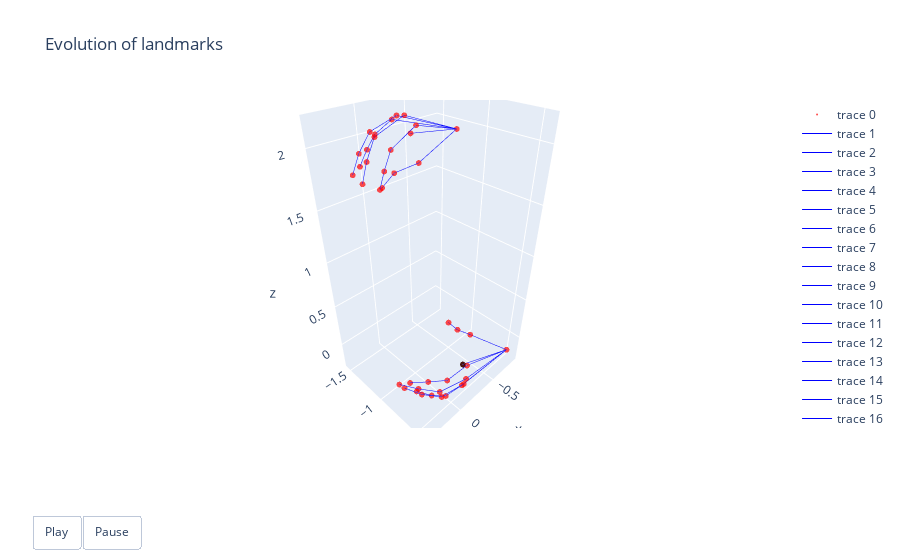

Notebook code for this chart:
### Code cell
import plotly.graph_objects as go

n=35

# Create the initial 3D scatter plot
fig = go.Figure(
    data=[
        go.Scatter3d(
            x=landmarks[n][:, 0],
            y=landmarks[n][:, 1],
            z=landmarks[n][:, 2],
            mode='markers',
            marker=dict(size=2, color="red", opacity=0.7)
        )]+[
        go.Scatter3d(
                    x=[landmarks[n][i, 0], landmarks[n][j, 0]],
                    y=[landmarks[n][i, 1], landmarks[n][j, 1]],
                    z=[landmarks[n][i, 2], landmarks[n][j, 2]],
                    mode='lines',
                    line=dict(color='blue', width=1),
                ) for i, j in A  # Adjacency matrix updates per frame
    ]+[
        go.Scatter3d(
            x=landmarks[n][20:21, 0],
            y=landmarks[n][20:21, 1],
            z=landmarks[n][20:21, 2],
            mode='markers',
            marker=dict(size=2, color="black", opacity=0.7)
        )],
    layout=go.Layout(
        title="Evolution of landmarks",
        # scene=dict(
        #     xaxis=dict(range=[-3, 3]),  # Set appropriate axis ranges
        #     yaxis=dict(range=[-3, 3]),
        #     zaxis=dict(range=[-3, 3]),
        #     aspectmode="cube"  # Ensures equal scaling for all axes
        # ),
        updatemenus=[{
            "buttons": [
                {"args": [None, {"frame": {"duration": 500, "redraw": True}, "fromcurrent": True}],
                 "label": "Play",
                 "method": "animate"},
                {"args": [[None], {"frame": {"duration": 0, "redraw": True}, "mode": "immediate"}],
                 "label": "Pause",
                 "method": "animate"}
            ],
            "direction": "left",
            "pad": {"r": 10, "t": 87},
            "showactive": False,
            "type": "buttons",
            "x": 0.1,
            "xanchor": "right",
            "y": 0,
            "yanchor": "top"
        }]
    ),
    frames=[
        go.Frame(
            data=[
                go.Scatter3d(
                    x=landmarks[t][:, 0],
                    y=landmarks[t][:, 1],
                    z=landmarks[t][:, 2],
                    mode='markers',
                    marker=dict(size=2, color="red", opacity=0.7)
                )
            ] + [
                go.Scatter3d(
                    x=[landmarks[t][i, 0], landmarks[t][j, 0]],
                    y=[landmarks[t][i, 1], landmarks[t][j, 1]],
                    z=[landmarks[t][i, 2], landmarks[t][j, 2]],
                    mode='lines',
                    line=dict(color='blue', width=1),
                ) for i, j in A  # Adjacency matrix updates per frame
            ] + [
                go.Scatter3d(
                    x=landmarks[t][20:21, 0],
                    y=landmarks[t][20:21, 1],
                    z=landmarks[t][20:21, 2],
                    mode='markers',
                    marker=dict(size=2, color="red", opacity=0.7)
                )
            ],
            name=f"Frame {n+t}"
        ) for t in range(n, len(landmarks))
    ]
)

# Show the animated plot
fig.show()

### Figure 1 — Plotly figure (JSON) as saved in the notebook; plotly's stock layout.template omitted (floating-point values rounded to 4 significant figures)
{"data": [{"marker": {"color": "red", "opacity": 0.7, "size": 2}, "mode": "markers", "type": "scatter3d", "x": [-0.09622, 0.3958, 0.4125, 0.3566, 0.236, -0.7453, -0.3559, -0.192, -0.12, 0.1392, 0.276, -0.09893, 0.189, 0.3133, -0.1246, 0.1395, 0.2683, -0.1777, 0.03183, 0.1395, -0.1948, 0.05796, 0.08385, 0.1696, 0.19, 0.07639, -0.8511, -0.32, -0.09425, -0.2185, -0.002925, 0.05278, -0.2368, 0.03597, 0.1181, -0.2739, -0.01817, 0.102, -0.3268, -0.1302, -0.02933, -0.2872], "y": [-0.6513, -0.6236, -0.7498, -0.7511, -0.7239, -0.4215, -0.604, -0.6266, -0.4344, -0.4342, -0.5278, -0.4169, -0.4723, -0.6121, -0.4589, -0.4955, -0.6182, -0.5222, -0.5407, -0.6237, -0.5404, -1.243, -1.238, -1.336, -1.424, -1.482, -1.304, -1.23, -1.272, -1.143, -1.184, -1.208, -1.289, -1.316, -1.328, -1.423, -1.443, -1.44, -1.548, -1.53, -1.515, -1.281], "z": [0.5598, 0.2145, 0.09404, -0.007467, -0.1432, -0.1051, 0.2601, 0.4228, 0.1626, 0.1867, 0.206, 0.01165, 0.04132, 0.06902, -0.1224, -0.09877, -0.05822, -0.2475, -0.2322, -0.2011, 0.02624, 1.679, 1.673, 1.715, 1.768, 1.788, 1.925, 1.779, 1.746, 2.116, 1.976, 1.821, 2.157, 2.049, 1.879, 2.123, 2.047, 1.91, 2.059, 1.985, 1.89, 2.013]}, {"line": {"color": "blue", "width": 1}, "mode": "lines", "type": "scatter3d", "x": [0.236, 0.1395], "y": [-0.7239, -0.6237], "z": [-0.1432, -0.2011]}, {"line": {"color": "blue", "width": 1}, "mode": "lines", "type": "scatter3d", "x": [0.3566, 0.2683], "y": [-0.7511, -0.6182], "z": [-0.007467, -0.05822]}, {"line": {"color": "blue", "width": 1}, "mode": "lines", "type": "scatter3d", "x": [0.4125, 0.3133], "y": [-0.7498, -0.6121], "z": [0.09404, 0.06902]}, {"line": {"color": "blue", "width": 1}, "mode": "lines", "type": "scatter3d", "x": [0.3958, 0.276], "y": [-0.6236, -0.5278], "z": [0.2145, 0.206]}, {"line": {"color": "blue", "width": 1}, "mode": "lines", "type": "scatter3d", "x": [0.1395, 0.03183], "y": [-0.6237, -0.5407], "z": [-0.2011, -0.2322]}, {"line": {"color": "blue", "width": 1}, "mode": "lines", "type": "scatter3d", "x": [0.2683, 0.1395], "y": [-0.6182, -0.4955], "z": [-0.05822, -0.09877]}, {"line": {"color": "blue", "width": 1}, "mode": "lines", "type": "scatter3d", "x": [0.3133, 0.189], "y": [-0.6121, -0.4723], "z": [0.06902, 0.04132]}, {"line": {"color": "blue", "width": 1}, "mode": "lines", "type": "scatter3d", "x": [0.276, 0.1392], "y": [-0.5278, -0.4342], "z": [0.206, 0.1867]}, {"line": {"color": "blue", "width": 1}, "mode": "lines", "type": "scatter3d", "x": [0.03183, -0.1777], "y": [-0.5407, -0.5222], "z": [-0.2322, -0.2475]}, {"line": {"color": "blue", "width": 1}, "mode": "lines", "type": "scatter3d", "x": [0.1395, -0.1246], "y": [-0.4955, -0.4589], "z": [-0.09877, -0.1224]}, {"line": {"color": "blue", "width": 1}, "mode": "lines", "type": "scatter3d", "x": [0.189, -0.09893], "y": [-0.4723, -0.4169], "z": [0.04132, 0.01165]}, {"line": {"color": "blue", "width": 1}, "mode": "lines", "type": "scatter3d", "x": [0.1392, -0.12], "y": [-0.4342, -0.4344], "z": [0.1867, 0.1626]}, {"line": {"color": "blue", "width": 1}, "mode": "lines", "type": "scatter3d", "x": [-0.1777, -0.7453], "y": [-0.5222, -0.4215], "z": [-0.2475, -0.1051]}, {"line": {"color": "blue", "width": 1}, "mode": "lines", "type": "scatter3d", "x": [-0.1246, -0.7453], "y": [-0.4589, -0.4215], "z": [-0.1224, -0.1051]}, {"line": {"color": "blue", "width": 1}, "mode": "lines", "type": "scatter3d", "x": [-0.09893, -0.7453], "y": [-0.4169, -0.4215], "z": [0.01165, -0.1051]}, {"line": {"color": "blue", "width": 1}, "mode": "lines", "type": "scatter3d", "x": [-0.12, -0.7453], "y": [-0.4344, -0.4215], "z": [0.1626, -0.1051]}, {"line": {"color": "blue", "width": 1}, "mode": "lines", "type": "scatter3d", "x": [-0.09622, -0.192], "y": [-0.6513, -0.6266], "z": [0.5598, 0.4228]}, {"line": {"color": "blue", "width": 1}, "mode": "lines", "type": "scatter3d", "x": [-0.192, -0.3559], "y": [-0.6266, -0.604], "z": [0.4228, 0.2601]}, {"line": {"color": "blue", "width": 1}, "mode": "lines", "type": "scatter3d", "x": [-0.3559, -0.7453], "y": [-0.604, -0.4215], "z": [0.2601, -0.1051]}, {"line": {"color": "blue", "width": 1}, "mode": "lines", "type": "scatter3d", "x": [-0.1948, -0.7453], "y": [-0.5404, -0.4215], "z": [0.02624, -0.1051]}, {"line": {"color": "blue", "width": 1}, "mode": "lines", "type": "scatter3d", "x": [0.07639, -0.02933], "y": [-1.482, -1.515], "z": [1.788, 1.89]}, {"line": {"color": "blue", "width": 1}, "mode": "lines", "type": "scatter3d", "x": [0.19, 0.102], "y": [-1.424, -1.44], "z": [1.768, 1.91]}, {"line": {"color": "blue", "width": 1}, "mode": "lines", "type": "scatter3d", "x": [0.1696, 0.1181], "y": [-1.336, -1.328], "z": [1.715, 1.879]}, {"line": {"color": "blue", "width": 1}, "mode": "lines", "type": "scatter3d", "x": [0.08385, 0.05278], "y": [-1.238, -1.208], "z": [1.673, 1.821]}, {"line": {"color": "blue", "width": 1}, "mode": "lines", "type": "scatter3d", "x": [-0.02933, -0.1302], "y": [-1.515, -1.53], "z": [1.89, 1.985]}, {"line": {"color": "blue", "width": 1}, "mode": "lines", "type": "scatter3d", "x": [0.102, -0.01817], "y": [-1.44, -1.443], "z": [1.91, 2.047]}, {"line": {"color": "blue", "width": 1}, "mode": "lines", "type": "scatter3d", "x": [0.1181, 0.03597], "y": [-1.328, -1.316], "z": [1.879, 2.049]}, {"line": {"color": "blue", "width": 1}, "mode": "lines", "type": "scatter3d", "x": [0.05278, -0.002925], "y": [-1.208, -1.184], "z": [1.821, 1.976]}, {"line": {"color": "blue", "width": 1}, "mode": "lines", "type": "scatter3d", "x": [-0.1302, -0.3268], "y": [-1.53, -1.548], "z": [1.985, 2.059]}, {"line": {"color": "blue", "width": 1}, "mode": "lines", "type": "scatter3d", "x": [-0.01817, -0.2739], "y": [-1.443, -1.423], "z": [2.047, 2.123]}, {"line": {"color": "blue", "width": 1}, "mode": "lines", "type": "scatter3d", "x": [0.03597, -0.2368], "y": [-1.316, -1.289], "z": [2.049, 2.157]}, {"line": {"color": "blue", "width": 1}, "mode": "lines", "type": "scatter3d", "x": [-0.002925, -0.2185], "y": [-1.184, -1.143], "z": [1.976, 2.116]}, {"line": {"color": "blue", "width": 1}, "mode": "lines", "type": "scatter3d", "x": [-0.3268, -0.8511], "y": [-1.548, -1.304], "z": [2.059, 1.925]}, {"line": {"color": "blue", "width": 1}, "mode": "lines", "type": "scatter3d", "x": [-0.2739, -0.8511], "y": [-1.423, -1.304], "z": [2.123, 1.925]}, {"line": {"color": "blue", "width": 1}, "mode": "lines", "type": "scatter3d", "x": [-0.2368, -0.8511], "y": [-1.289, -1.304], "z": [2.157, 1.925]}, {"line": {"color": "blue", "width": 1}, "mode": "lines", "type": "scatter3d", "x": [-0.2185, -0.8511], "y": [-1.143, -1.304], "z": [2.116, 1.925]}, {"line": {"color": "blue", "width": 1}, "mode": "lines", "type": "scatter3d", "x": [0.05796, -0.09425], "y": [-1.243, -1.272], "z": [1.679, 1.746]}, {"line": {"color": "blue", "width": 1}, "mode": "lines", "type": "scatter3d", "x": [-0.09425, -0.32], "y": [-1.272, -1.23], "z": [1.746, 1.779]}, {"line": {"color": "blue", "width": 1}, "mode": "lines", "type": "scatter3d", "x": [-0.32, -0.8511], "y": [-1.23, -1.304], "z": [1.779, 1.925]}, {"line": {"color": "blue", "width": 1}, "mode": "lines", "type": "scatter3d", "x": [-0.2872, -0.8511], "y": [-1.281, -1.304], "z": [2.013, 1.925]}, {"marker": {"color": "black", "opacity": 0.7, "size": 2}, "mode": "markers", "type": "scatter3d", "x": [-0.1948], "y": [-0.5404], "z": [0.02624]}], "layout": {"title": {"text": "Evolution of landmarks"}, "updatemenus": [{"buttons": [{"args": [null, {"frame": {"duration": 500, "redraw": true}, "fromcurrent": true}], "label": "Play", "method": "animate"}, {"args": [[null], {"frame": {"duration": 0, "redraw": true}, "mode": "immediate"}], "label": "Pause", "method": "animate"}], "direction": "left", "pad": {"r": 10, "t": 87}, "showactive": false, "type": "buttons", "x": 0.1, "xanchor": "right", "y": 0, "yanchor": "top"}]}}
